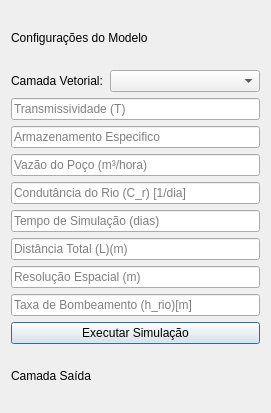
<?xml version="1.0" encoding="UTF-8"?>
<ui version="4.0">
 <class>WaterWellInteractionDialog</class>
 <widget class="QDialog" name="WaterWellInteractionDialog">
  <property name="geometry">
   <rect>
    <x>0</x>
    <y>0</y>
    <width>271</width>
    <height>413</height>
   </rect>
  </property>
  <property name="windowTitle">
   <string>Water Well Interaction</string>
  </property>
  <layout class="QVBoxLayout" name="verticalLayout">
   <item>
    <widget class="QLabel" name="ConfiguracaoModeloLabel">
     <property name="text">
      <string>Configurações do Modelo</string>
     </property>
    </widget>
   </item>
   <item>
    <layout class="QHBoxLayout" name="horizontalLayout_2">
     <property name="spacing">
      <number>0</number>
     </property>
     <property name="sizeConstraint">
      <enum>QLayout::SetDefaultConstraint</enum>
     </property>
     <property name="leftMargin">
      <number>0</number>
     </property>
     <property name="topMargin">
      <number>0</number>
     </property>
     <property name="rightMargin">
      <number>0</number>
     </property>
     <property name="bottomMargin">
      <number>0</number>
     </property>
     <item>
      <widget class="QLabel" name="CamadaVetorialLabel">
       <property name="lineWidth">
        <number>1</number>
       </property>
       <property name="text">
        <string>Camada Vetorial:  </string>
       </property>
      </widget>
     </item>
     <item>
      <widget class="QgsMapLayerComboBox" name="mMapLayerComboBox">
       <property name="sizePolicy">
        <sizepolicy hsizetype="Preferred" vsizetype="Fixed">
         <horstretch>1</horstretch>
         <verstretch>0</verstretch>
        </sizepolicy>
       </property>
      </widget>
     </item>
    </layout>
   </item>
   <item>
    <widget class="QLineEdit" name="TransmissividadeInput">
     <property name="placeholderText">
      <string>Transmissividade (T)</string>
     </property>
    </widget>
   </item>
   <item>
    <widget class="QLineEdit" name="ArmazenamentoEspecificoInput">
     <property name="font">
      <font>
       <weight>50</weight>
       <italic>false</italic>
       <bold>false</bold>
       <underline>false</underline>
       <strikeout>false</strikeout>
       <kerning>true</kerning>
      </font>
     </property>
     <property name="cursor">
      <cursorShape>ArrowCursor</cursorShape>
     </property>
     <property name="tabletTracking">
      <bool>false</bool>
     </property>
     <property name="inputMask">
      <string/>
     </property>
     <property name="text">
      <string/>
     </property>
     <property name="frame">
      <bool>true</bool>
     </property>
     <property name="placeholderText">
      <string>Armazenamento Especifico</string>
     </property>
    </widget>
   </item>
   <item>
    <widget class="QLineEdit" name="VazaoPocoInput">
     <property name="text">
      <string/>
     </property>
     <property name="placeholderText">
      <string>Vazão do Poço (m³/hora)</string>
     </property>
    </widget>
   </item>
   <item>
    <widget class="QLineEdit" name="CondutanciaRioInput">
     <property name="text">
      <string/>
     </property>
     <property name="placeholderText">
      <string>Condutância do Rio (C_r) [1/dia]</string>
     </property>
    </widget>
   </item>
   <item>
    <widget class="QLineEdit" name="TempoSimulcaoInput">
     <property name="text">
      <string/>
     </property>
     <property name="placeholderText">
      <string>Tempo de Simulação (dias)</string>
     </property>
    </widget>
   </item>
   <item>
    <widget class="QLineEdit" name="DiatanciaTotalInput">
     <property name="text">
      <string/>
     </property>
     <property name="placeholderText">
      <string>Distância Total (L)(m)</string>
     </property>
    </widget>
   </item>
   <item>
    <widget class="QLineEdit" name="ResolucaoEspacialInput">
     <property name="text">
      <string/>
     </property>
     <property name="placeholderText">
      <string>Resolução Espacial (m)</string>
     </property>
    </widget>
   </item>
   <item>
    <widget class="QLineEdit" name="NivelRioInput">
     <property name="text">
      <string/>
     </property>
     <property name="placeholderText">
      <string>Taxa de Bombeamento (h_rio)[m]</string>
     </property>
    </widget>
   </item>
   <item>
    <widget class="QPushButton" name="ExecutarSimulacaoButton">
     <property name="text">
      <string>Executar Simulação</string>
     </property>
    </widget>
   </item>
   <item>
    <layout class="QHBoxLayout" name="horizontalLayout">
     <item>
      <widget class="QLabel" name="label">
       <property name="text">
        <string>Camada Saída</string>
       </property>
      </widget>
     </item>
     <item>
      <widget class="QgsFileWidget" name="ArquivoSaidaQgsFileWidget"/>
     </item>
    </layout>
   </item>
  </layout>
 </widget>
 <customwidgets>
  <customwidget>
   <class>QgsFileWidget</class>
   <extends>QWidget</extends>
   <header>qgsfilewidget.h</header>
  </customwidget>
  <customwidget>
   <class>QgsMapLayerComboBox</class>
   <extends>QComboBox</extends>
   <header>qgsmaplayercombobox.h</header>
  </customwidget>
 </customwidgets>
 <resources/>
 <connections/>
</ui>
